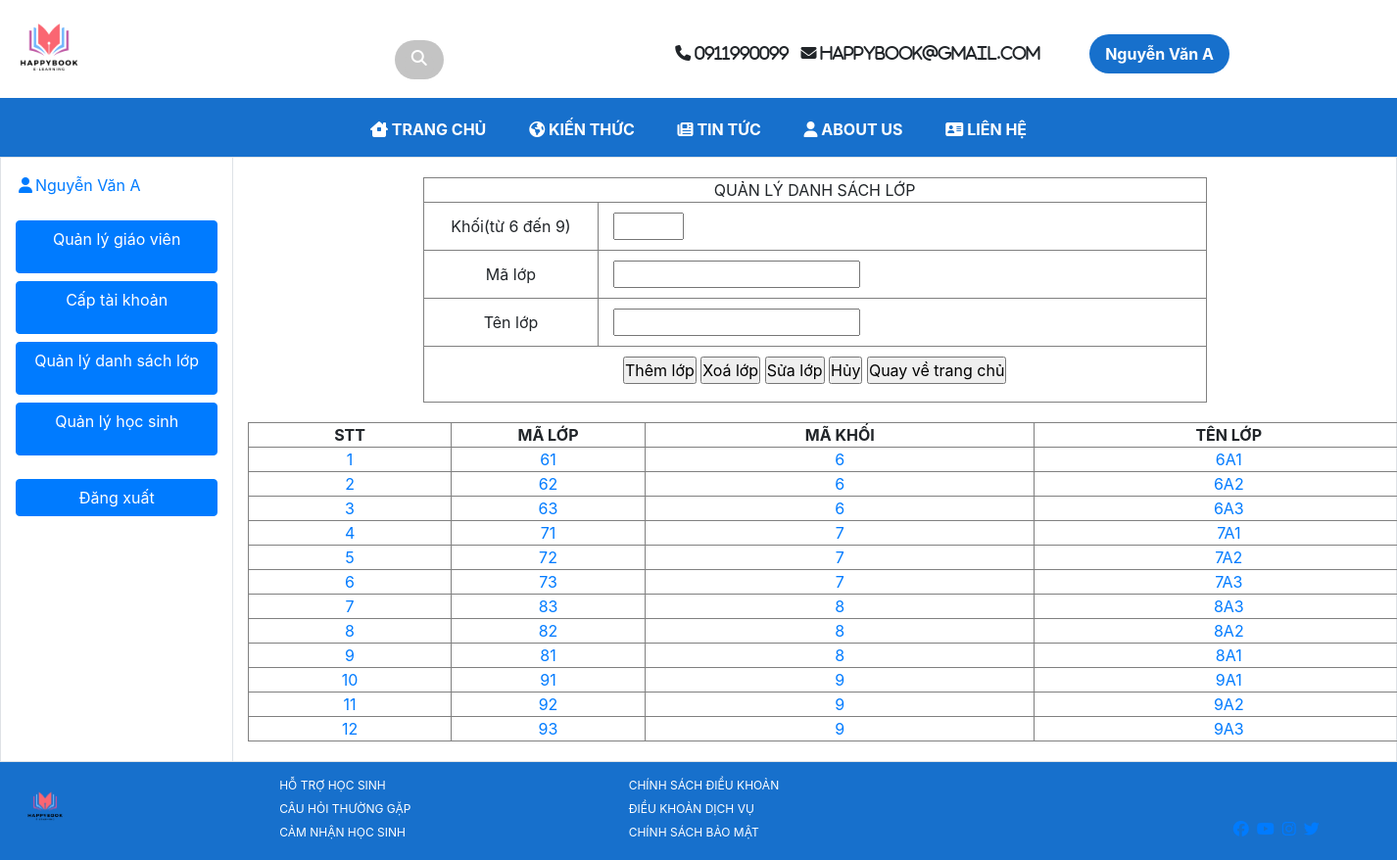
The page /phattrienungdung/giaodienqtvcaptruong.php?id=12345&cn=3 (signed in) on the database its author committed.
### tables this page shows
CREATE TABLE `taikhoan` (
  `id` int(10) unsigned NOT NULL auto_increment,
  `mataikhoan` varchar(11) NOT NULL,
  `matkhau` varchar(50) NOT NULL,
  `magiaovien` int(11) default NULL,
  `mahocsinh` int(11) default NULL,
  `tentaikhoan` varchar(50) NOT NULL,
  `maqtvct` varchar(50) default NULL,
  `maqt` int(11) default NULL,
  PRIMARY KEY  (`id`)
);

CREATE TABLE `lophoc` (
  `idlophoc` int(11) unsigned NOT NULL auto_increment,
  `malop` int(11) NOT NULL,
  `makhoi` int(11) NOT NULL,
  `tenlop` varchar(50) NOT NULL,
  `idmonhoc` int(11) NOT NULL,
  PRIMARY KEY  (`idlophoc`),
  UNIQUE KEY `malop` (`malop`)
);

### phattrienungdung/class/class_sua.php (the view, shortened to what this page needs)
<?php
class quanli
{
	private function connect()
		{
			$con =mysql_connect("localhost","root","");
			if(!$con)
			{
				echo 'Không kết nối duoc csdl';
				exit();
			}
			else
			{
				return $con;
			}
		}
	public function laycot($sql)
	{
		$link= $this->connect();
		$ketqua=mysql_query($sql, $link);
		 $i=mysql_num_rows ($ketqua);
		 $giatri='';
		  return $giatri;
		 }
		 public function load_ds_lop($sql)
	{
		$link= $this->connect();
		$ketqua=mysql_query($sql, $link);
		$i=mysql_num_rows($ketqua);
		  if ($i>0)
		  {
			  echo'<table width="1200" border="1" style="margin:20px 0px 20px 0px" align="center" cellpadding="2" cellspacing="0">
						  <tr>
							<td width="52" align="center"><strong>STT</strong></td>
							<td width="50" align="center"><strong>MÃ LỚP</strong></td>
							<td width="100" align="center"><strong>MÃ KHỐI</strong></td>
							<td width="100" align="center"><strong>TÊN LỚP</strong></td>
						  </tr>';
				$dem=1;
				$mataikhoan=$_SESSION['mataikhoan'];
			while ($row = mysql_fetch_array($ketqua))
			{
				$dem=$dem++;
				$malop=$row['malop'];
				$makhoi=$row['makhoi'];
				$tenlop=$row['tenlop'];
				echo' </tr>
						  <td align="center"align="miđle"><a style=" text-decoration: none;" href="?id='.$mataikhoan.'&cn=3&malop='.$malop.'">'.$dem.'</a></td>
						  <td align="center" align="middle"><a  style=" text-decoration: none;"href="?id='.$mataikhoan.'&cn=3&malop='.$malop.'">'.$malop.'</a></td>
						  <td align="center" align="middle"><a style=" text-decoration: none;" href="?id='.$mataikhoan.'&cn=3&malop='.$malop.'">'.$makhoi.'</a></td>
						  <td align="center" align="middle"><a style=" text-decoration: none;" href="?id='.$mataikhoan.'&cn=3&malop='.$malop.'">'.$tenlop.'</a></td>
						  </tr>';
				$dem++;
			}
			echo'</table>';
		  }
			else
			{
				echo 'Đang cập nhật dữ liệu...';
			}
		 }
			}
?>

### phattrienungdung/giaodienqtvcaptruong.php (shortened to what this page needs)
<?php
include('class/data.php');
if (isset($_COOKIE['mataikhoan'])) {
    if (isset($_GET['id'])) {
        $id = $_GET['id'];
        $result = mysqli_query($connect, "SELECT * FROM taikhoan WHERE mataikhoan = '$id'");
        $row = mysqli_fetch_array($result);
        if(isset($_SESSION['ma'])){
            $cart = $_SESSION['ma'];
            if(array_key_exists($id,$cart)){
                $amount = (int)$_SESSION['ma'][$id]['mataikhoan'];
            }
        }
    }
} else {
    if (isset($_GET['id'])) {
        $id = $_GET['id'];
        $result = mysqli_query($connect, "SELECT * FROM taikhoan WHERE mataikhoan = '$id'");
        $row = mysqli_fetch_array($result);
    }
}
include("class/class_sua.php");
	$m = new quanli();
?>
<!DOCTYPE html>
<html lang="en">
<head>
    <link rel="stylesheet" href="css/style.css">
    <link rel="stylesheet" href="css/bootstrap.css">
</head>
<body>
    <div class="main">
        <div class="header">
            <img src="img/HAPPYBook.png" alt="logo">
            <div class="search-box">
                <a href="#" class="search-btn" style="text-decoration: none;">
                    <i class="fa-solid fa-magnifying-glass"></i>
                </a>
            </div>
            <div class="contact">
                <i class="fa-solid fa-phone mr-2" >&#173; 0911990099</i>
                <i class="fa-solid fa-envelope  mr-2">&#173; happybook@gmail.com</i>
            </div>
            <form action="" method="post">
            <div class="form-group" >
                 <input type="submit" name="button" class="button" id="button" value="<?php echo $row['tentaikhoan'] ?>">
               </div>
               </form>
        </div>
        </div>
        <div class="menu sticky-top">
            <ul>
                <li class="abc">
                    <a href="#">
                        <i class="fa-solid fa-house-chimney-window"></i>
                        TRANG CHỦ
                    </a></li>
                <li class="abc">
                    <a href="#">
                        <i class="fa-solid fa-earth-americas"></i>
                        KIẾN THỨC
                    </a>
                </li>
                <li class="abc">
                    <a href="#">
                        <i class="fa-solid fa-newspaper"></i>
                        TIN TỨC
                    </a></li>
                <li class="abc">
                    <a href="#">
                        <i class="fa-solid fa-user"></i>
                        ABOUT US
                    </a>
                </li>
                <li class="abc">
                    <a href="#">
                        <i class="fa-solid fa-address-card"></i>
                        LIÊN HỆ
                    </a>
                </li>
            </ul>
        </div>
        <div class="col-12">
            <div class="row border" style="height:auto;">
                <div class="col-2 border-right" >
                <a href="#"><i  class="fa fa-fw fa-user" style="margin-top: 20px;" ></i><?php echo $row['tentaikhoan'] ?></a><br> <br>
                    <a href="giaodienqtvcaptruong.php?id=<?php echo $row['mataikhoan']?>&cn=1" class="btn btn-primary  btn-block" role="button" data-bs-toggle="button" aria-pressed="true" ><p>Quản lý giáo viên</p></a>
                    <a href="giaodienqtvcaptruong.php?id=<?php echo $row['mataikhoan']?>&cn=2" class="btn btn-primary btn-block" role="button" data-bs-toggle="button"> <p>Cấp tài khoản</p></a>
                    <a href="giaodienqtvcaptruong.php?id=<?php echo $row['mataikhoan']?>&cn=3" class="btn btn-primary btn-block" role="button" data-bs-toggle="button"><p>Quản lý danh sách lớp</p></a>
                    <a href="giaodienqtvcaptruong.php?id=<?php echo $row['mataikhoan']?>&cn=4" class="btn btn-primary btn-block" role="button" data-bs-toggle="button"><p>Quản lý học sinh</p></a>
            <form action="" method="post" class="mt-4">
            <div class="form-group" >
                 <input type="submit" name="button" class="btn btn-primary btn-block" id="button" value="Đăng xuất">
            </div>
               </form>
                </div>
                <div class="col-10" style="margin-top:20px">
<?php
                     $layid_lop=0;
                   switch($_GET['cn'])
                   {
     case '3':
            echo '<form action="" method="post" enctype="multipart/form-data" name="myfm" id="myfm">
                            <table width="800" border="1" align="center" cellpadding="5" cellspacing="0">
                              <tr>
                                <td colspan="2" align="center" valign="middle">QUẢN LÝ DANH SÁCH LỚP</td>
                              </tr>
                              <tr>
                                <td width="173" align="center" valign="middle">Khối(từ 6 đến 9)</td>
                                <td style="padding:10px" width="601" align="left" valign="middle">
                                <label for="makhoi"></label>
                                <input name="makhoi" type="number" min="6" max="9" id="makhoi" value="';echo $m->laycot("select makhoi from lophoc where malop='$layid_lop' limit 1");echo'" />
                                <label for="txtidlop"></label>
                                <input name="txtidlop" type="hidden" id="txtidlop" value="'.$layid_lop.'" /></td>
                              </tr>
                              <tr>
                                <td align="center" valign="middle">Mã lớp</td>
                                <td style="padding:10px" align="left" valign="middle"><label for="malop"></label>
                                <input name="malop" type="text" id="malop" value="';echo $m->laycot("select malop from lophoc where malop='$layid_lop' limit 1");echo'" /></td>
                              </tr>
                              <tr>
                                <td align="center" valign="middle">Tên lớp</td>
                                <td style="padding:10px" align="left" valign="middle"><label for="tenlop"></label>
                                <input name="tenlop" type="text" id="tenlop" value="';echo $m->laycot("select tenlop from lophoc where malop='$layid_lop' limit 1");echo'" /></td>
                              </tr>
                               <tr>
                                <td style="padding:10px" colspan="2" align="center" valign="middle"><label for="">
                                  <input type="submit" name="nut" id="nut" value="Thêm lớp" />
                                  <input type="submit" name="nut" id="nut" value="Xoá lớp" />
                                  <input type="submit" name="nut" id="nut" value="Sửa lớp" />
                                  <input type="reset" name="nut" id="nut" value="Hủy" />
                                  <input type="submit" name="nut" id="nut" value="Quay về trang chủ" />
                                </label></td>
                              </tr>
                            </table>';
 $m->load_ds_lop("select * from lophoc order by makhoi asc");
                     echo '</form>';
                    break;
                   }
?>
                </div>
            </div>
        </div>
        <div class="footer">
            <img src="img/HAPPYBook.png" alt="logo">
            <ul class="ul1">
                <li><a href="#">HỖ TRỢ HỌC SINH</a></li>
                <li><a href="#">CÂU HỎI THƯỜNG GẶP</a></li>
                <li><a href="#">CẢM NHẬN HỌC SINH</a></li>
            </ul>
            <ul class="ul2">
                <li><a href="#">CHÍNH SÁCH ĐIỀU KHOẢN</a></li>
                <li><a href="#">ĐIỀU KHOẢN DỊCH VỤ</a></li>
                <li><a href="#">CHÍNH SÁCH BẢO MẬT</a></li>
            </ul>
            <div class="media">
                <a href="#"><i class="fa-brands fa-facebook fa-3xl mr-2"></i></a>
                <a href="#"><i class="fa-brands fa-youtube mr-2"></i></a>
                <a href="#"><i class="fa-brands fa-instagram mr-2"></i></a>
                <a href="#"><i class="fa-brands fa-twitter mr-2"></i></a>
            </div>
            </div>
</body>
</html>

### phattrienungdung/css/style.css (style rules this page uses)
* { margin: 0 auto; padding: 0; box-sizing: border-box; font-family: 'Inter'; }
.main { width: 100%; }
.header { height: 80px; width: auto; }
.contact { position: absolute; top: 5%; right: 25%; font-size: 12px; }
.header img { width: 100px; }
.search-box { position: absolute; top:7%; left: 30%; transform: translate(-50%, -50%); background: #c4c4c4 ; height: 40px; border-radius: 40px; padding: 10px; }
.search-btn { color: white; float: right; width: 30px; height: 30px; border-radius: 50%; background: #c4c4c4; display: flex; justify-content: center; }
.menu { text-align: center; background-color: #1770CC; height: 60px; font-weight:bold; }
.menu li { display: inline-block; padding: 20px; height: 60px; }
.menu li a { text-decoration: none; color:white; }
.footer { height: 100px; background-color: #1770CC; position: relative; float: left; width: 100%; }
.footer img { width: 60px; }
.footer ul li { list-style-type: none; }
.footer ul li a { text-decoration: none; color:white; font-size: 12px; }
.ul1 { position: absolute; bottom: 5%; left: 20%; }
.ul2 { position: absolute; bottom: 5%; left: 45%; }
.media { position: absolute; bottom: 20% ; right: 5%; font-size: 3em; }
.button { width: 10%; line-height:40px; border: 0px; font-weight: bold; position: absolute; top: 4%; right: 12%; height: 40px; border: none; background-color: #1770CC ; transition: ease-out 0.2s; border-radius: 10px; outline: none; color: white; border-radius: 40px; }
* { margin: 0 auto; padding: 0; box-sizing: border-box; font-family: 'Inter', sans-serif , ; font-size:16px; }
.header { height: 100px; width: auto; }
.contact { position: absolute; top: 5%; right: 25%; font-size: 15px; }
.menu { text-align: center; background-color: #1770CC; height: 60px; }
.menu li { display: inline-block; padding: 20px; }
.menu li a { text-decoration: none; color: white; }
.footer { height: 100px; background-color: #1770CC; position: relative; float: left; width: 100%; padding: 1rem; top: 100%; }
.footer ul li a { text-decoration: none; color: white; font-size: 12px; }
.ul1 { position: absolute; bottom: 2%; left: 20%; }
.ul2 { position: absolute; bottom: 2%; left: 45%; }

### rows shown on the page
taikhoan: button "Nguyễn Văn A", tentaikhoan "Nguyễn Văn A"
lophoc: malop "61", makhoi "6", tenlop "6A1"
lophoc: malop "62", makhoi "6", tenlop "6A2"
lophoc: malop "63", makhoi "6", tenlop "6A3"
lophoc: malop "71", makhoi "7", tenlop "7A1"
lophoc: malop "72", makhoi "7", tenlop "7A2"
lophoc: malop "73", makhoi "7", tenlop "7A3"
lophoc: malop "83", makhoi "8", tenlop "8A3"
lophoc: malop "82", makhoi "8", tenlop "8A2"
lophoc: malop "81", makhoi "8", tenlop "8A1"
lophoc: malop "91", makhoi "9", tenlop "9A1"
lophoc: malop "92", makhoi "9", tenlop "9A2"
lophoc: malop "93", makhoi "9", tenlop "9A3"
